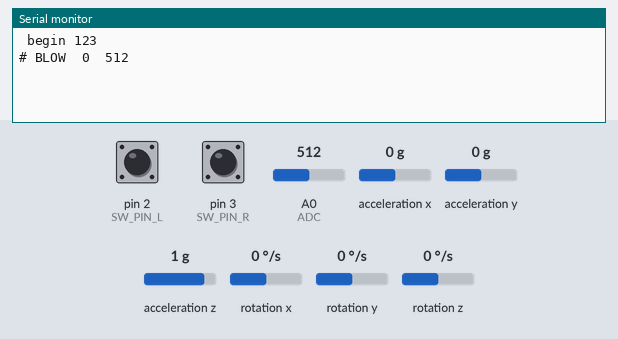
Simulated run of this sketch. Board: Arduino Leonardo, built with avr-gcc and run on an emulated ATmega32U4. On the bench: the last lines printed to the serial monitor. Inputs (shaded band) come from the test bench; at power-on: pin 2 (SW_PIN_L) HIGH, pin 3 (SW_PIN_R) HIGH, A0 (ADC) = 512, acceleration x 0 g, acceleration y 0 g, acceleration z 1 g, rotation x 0 °/s, rotation y 0 °/s, rotation z 0 °/s. USB keyboard and mouse output is not drawn.

Above: at 2.2 s.
2.3 s: pin 2 (SW_PIN_L) pulled LOW for 0.15 s
At 3.5 s:
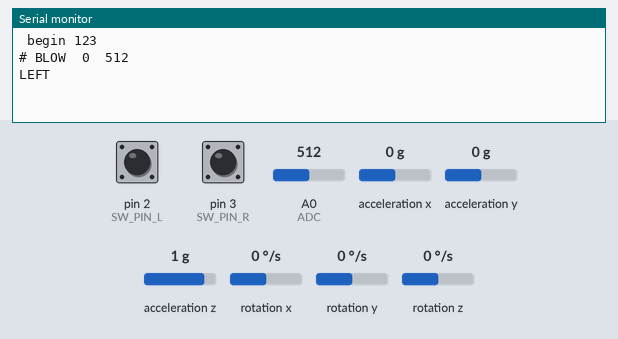
3.9 s: pin 3 (SW_PIN_R) pulled LOW for 0.15 s
At 4.8 s:
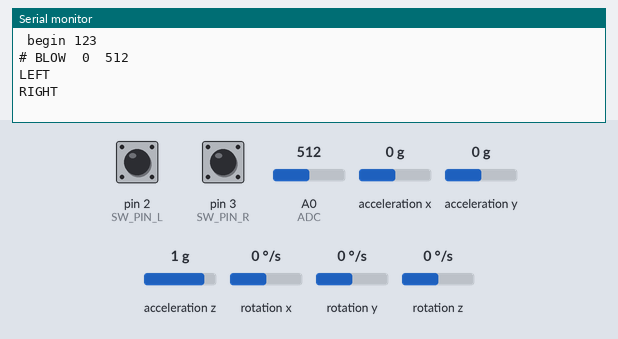
5.5 s: A0 (ADC) set to 716
At 6.2 s:
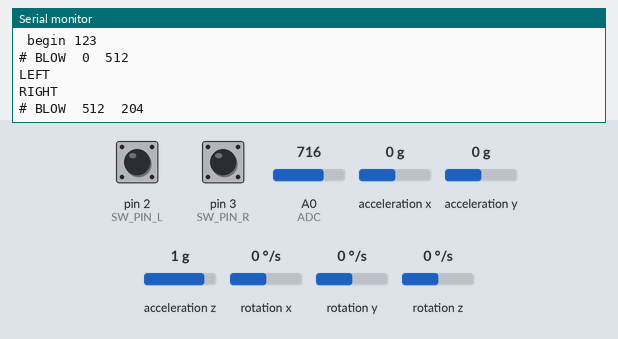
7.0 s: A0 (ADC) set to 992
At 8.6 s:
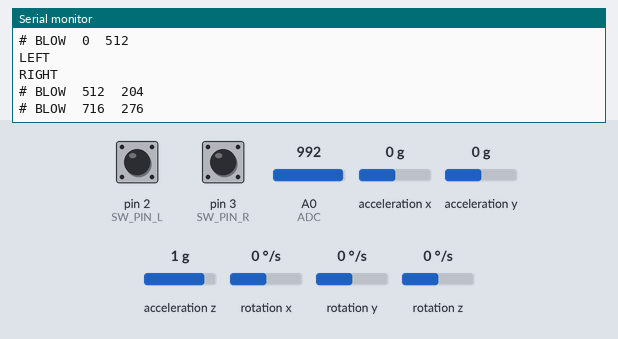

Measured:
- after the input at 2.3 s, the serial monitor: prints a new line at once (image 1)
- after the input at 3.9 s, the serial monitor: prints a new line at once (image 2)
- after the input at 5.5 s, the serial monitor: prints a new line after 0.33 s (image 3)
- after the input at 7.0 s, the serial monitor: prints a new line after 0.33 s (image 4)

The sketch:

disabil_v4.ino
```cpp
#include "MPU9250.h"
#include "Keyboard.h"

// Keys https://www.arduino.cc/reference/en/language/functions/usb/keyboard/keyboardmodifiers/
// KEY_UP_ARROW    KEY_RETURN   KEY_F1

#define SEND_KEYBOARD   1
#define BLOW_KEY    KEY_UP_ARROW
#define SHAKE_KEY   KEY_UP_ARROW
#define KEY_TIME    330

#define SW_PIN_L    2
#define SW_PIN_R    3

#define pt(x)   Serial.print(x)
#define pl(x)   Serial.println(x)
MPU9250 mpu;

#define ADC   A0
#define N_AVRG  10

//  **    IMU

float accLim = 2.6;
long accBounce = 0;
int accTime = 300;

// MIC
uint8_t blow = 0;
uint8_t av = 0;
int avrg[N_AVRG];
long last_average = 0;
long blow_time = 0;


void setup()
{
    pinMode(SW_PIN_L,INPUT_PULLUP);
    pinMode(SW_PIN_R,INPUT_PULLUP);

    Serial.begin(115200);
    delay(1000);

    if(SEND_KEYBOARD) Keyboard.begin();

    Wire.begin();
    mpu.setup();
    pt(" begin "); pl(123);
}

uint8_t sw_l=0;
uint8_t sw_r=0;

void loop()
{
    if(!digitalRead(SW_PIN_L)){
      if(!sw_l){
        pl("LEFT");
        if(SEND_KEYBOARD)   Keyboard.press(KEY_LEFT_ARROW);
        sw_l = 1;
      }
    }
    else{
      if(sw_l){
        if(SEND_KEYBOARD)   Keyboard.release(KEY_LEFT_ARROW);
        sw_l = 0;
      }
    }
    if(!digitalRead(SW_PIN_R)){
      if(!sw_r){
        pl("RIGHT");
        if(SEND_KEYBOARD)   Keyboard.press(KEY_RIGHT_ARROW);
        sw_r = 1;
      }
    }
    else{
      if(sw_r){
        if(SEND_KEYBOARD)   Keyboard.release(KEY_RIGHT_ARROW);
        sw_r = 0;
      }
    }
    //  **  IMU
    mpu.update();

    // * ACC
    // float getAcc(uint8_t i) const { return (i < 3) ? a[i] : 0.f; }
    float x = mpu.getAcc(0);
    float y = mpu.getAcc(1);
    float z = mpu.getAcc(2);
    float mag = abs(x)+abs(y)+abs(z);

    if(mag>accLim){
      if(millis()-accBounce>accTime){
        pt("SHAKE ");    pl(mag);
        if(SEND_KEYBOARD){
          Keyboard.press(SHAKE_KEY);
          delay(KEY_TIME);
          Keyboard.release(SHAKE_KEY);
        }
        accBounce = millis();
      }
    }
    //-printRawData();


    //    **    MIC

    // * Read
  int vai = analogRead(ADC);
  avrg[av] = vai;
  av++;   if(av>=N_AVRG)  av = 0;

  // * Diff and check
  int diff = vai-last_average; //
  if(diff>200)
  {
    if(!blow)
    if(millis()-blow_time>400)
    {
      if(SEND_KEYBOARD)  {
        Keyboard.press(BLOW_KEY);
        delay(KEY_TIME);
        Keyboard.release(BLOW_KEY);
      }
      pt("# BLOW\t");pt(last_average);   pt("\t"); pl(diff);
      blow = 1;
    }
  }
  else{
    if(diff<50)
    if(blow){
      blow = 0;
      blow_time = millis();
//      Serial.println("__");
    }
  }

  // * Get average
  long average = 0;
  for(uint8_t x=0;x<N_AVRG;x++){
    average += avrg[x];
  }
  average /= N_AVRG;
  last_average = average;

  //delay(10);

  // * Eo loop
}
```
